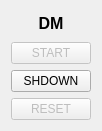
   <widget class="QWidget" name="gridLayoutWidget_2">
    <property name="geometry">
     <rect>
      <x>300</x>
      <y>40</y>
      <width>95</width>
      <height>131</height>
     </rect>
    </property>
    <layout class="QGridLayout" name="gridLayout_2">
     <item row="0" column="1">
      <widget class="QLabel" name="label_3">
       <property name="sizePolicy">
        <sizepolicy hsizetype="Preferred" vsizetype="Preferred">
         <horstretch>0</horstretch>
         <verstretch>0</verstretch>
        </sizepolicy>
       </property>
       <property name="font">
        <font>
         <pointsize>12</pointsize>
         <weight>75</weight>
         <bold>true</bold>
        </font>
       </property>
       <property name="text">
        <string>DM</string>
       </property>
       <property name="alignment">
        <set>Qt::AlignCenter</set>
       </property>
      </widget>
     </item>
     <item row="5" column="1">
      <widget class="QPushButton" name="pB_DM_reset">
       <property name="enabled">
        <bool>false</bool>
       </property>
       <property name="text">
        <string>RESET</string>
       </property>
      </widget>
     </item>
     <item row="2" column="1">
      <widget class="QPushButton" name="pB_DM_shutdown">
       <property name="enabled">
        <bool>true</bool>
       </property>
       <property name="text">
        <string>SHDOWN</string>
       </property>
      </widget>
     </item>
     <item row="1" column="1">
      <widget class="QPushButton" name="pB_DM_start">
       <property name="enabled">
        <bool>false</bool>
       </property>
       <property name="text">
        <string>START</string>
       </property>
      </widget>
     </item>
    </layout>
   </widget>
